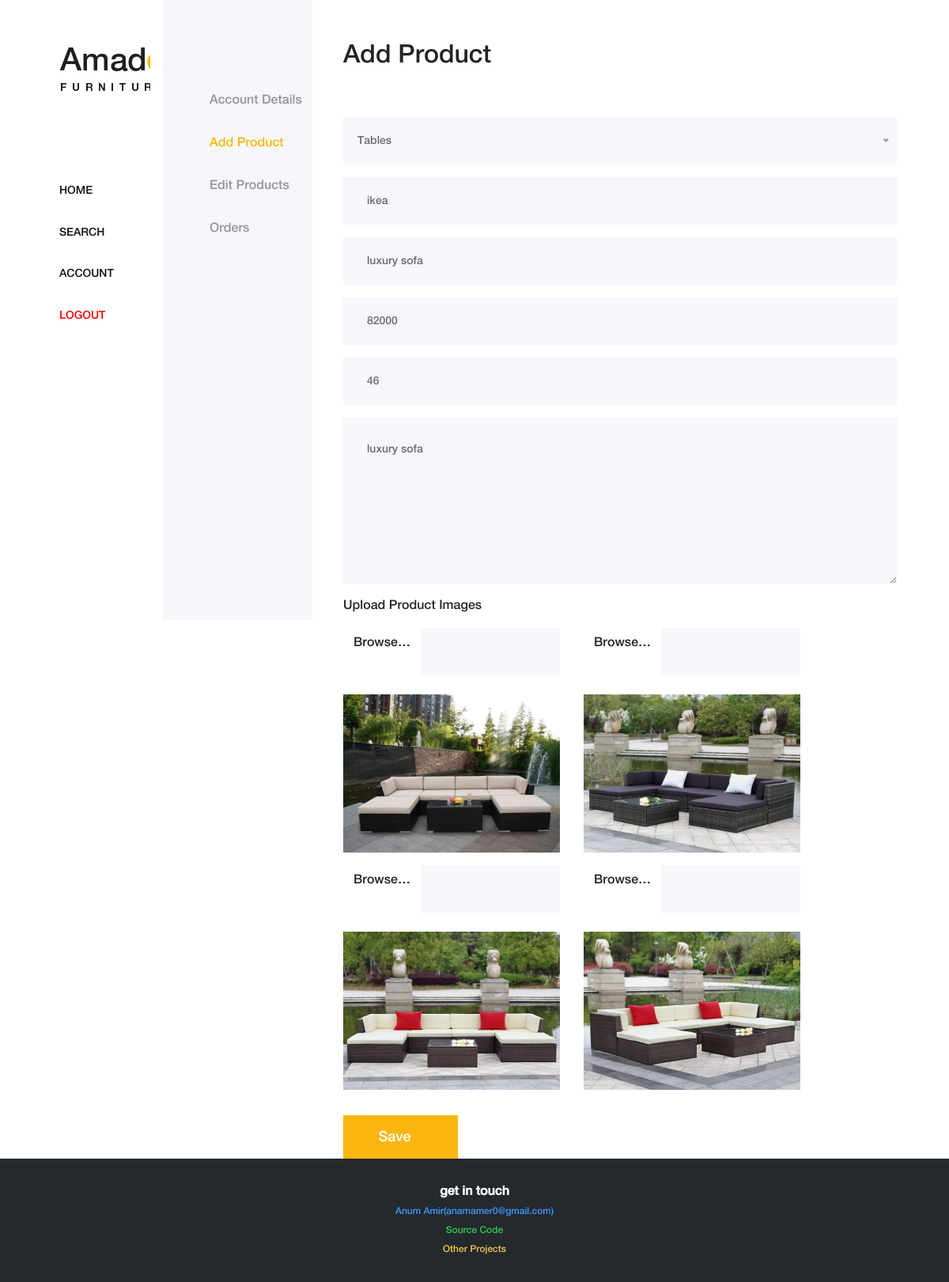
The page /admin/productManagment/editProduct.php?product_id=1 (signed in) on the database its author committed.
### tables this page shows
CREATE TABLE `products` (
  `id` int(11) NOT NULL,
  `category_id` int(11) NOT NULL,
  `brand` varchar(255) NOT NULL,
  `brand_soundex` varchar(255) NOT NULL,
  `name` varchar(255) NOT NULL,
  `name_soundex` varchar(255) NOT NULL,
  `description` text NOT NULL,
  `price` int(11) NOT NULL,
  `quantity` int(11) NOT NULL,
  `product_status` int(11) NOT NULL DEFAULT '1'
);

CREATE TABLE `product_images` (
  `id` int(11) NOT NULL,
  `product_id` int(11) NOT NULL,
  `image_name` varchar(255) NOT NULL,
  `image_number` int(11) NOT NULL
);

### admin/productManagment/editProduct.php (the view, shortened to what this page needs)
<?php
require_once '../../connect.php';
if (isset($_SESSION['userDetails']['0']['name']) && $_SESSION['userDetails']['0']['user_type'] == '0') {
if (isset($_GET['product_id'])) {
    $product_id = $_GET['product_id'];
    $productQuery = "SELECT * FROM products WHERE id = $product_id";
    $productQueryResult = mysqli_query($dbConnect, $productQuery);
    $imageQuery = "SELECT * FROM product_images WHERE product_id = $product_id";
    $imageQueryResult = mysqli_query($dbConnect, $imageQuery);
}
?>
<?php
}
?>
<!DOCTYPE html>
<html lang="en">
<head>
<?php
include '../../includes/amado/head.php';
?>
<link rel="stylesheet" href="../../myAssets/css/dashboard.css">
<link rel="stylesheet" href="../../myAssets/css/imageUpload.css">
</head>
<body>
<div class="main-content-wrapper d-flex clearfix row">
  <div class="col-12 col-md-2">
    <?php
    include_once '../../includes/amado/sideNavBar.php';
    ?>
  </div>
  <div class="col-12 col-md-2">
    <div class="shop_sidebar_area" id="sideBar">
      <div class="widget catagory mb-50">
        <div class="catagories-menu">
          <ul>
            <li>
              <a href="/amadoFurniture/admin/adminDashboard.php">Account Details</a>
            </li>
            <li class="active">
              <a href="addProduct.php">Add Product</a>
            </li>
            <li>
              <a href="viewAllProducts.php">Edit Products</a>
            </li>
            <li>
              <a href="#">Orders</a>
            </li>
          </ul>
      </div>
    </div>
    </div>
  </div>
  <div class="container col-12 col-md-8">
                    <div class="checkout_details_area mt-50 ml-4">
                        <div class="cart-title mb-5">
                            <h2>Add Product</h2>
                        </div>
                        <form action="" method="post" enctype="multipart/form-data">
                            <div class="row">
                              <?php if(mysqli_num_rows($productQueryResult)>0) {
                                  while($product = $productQueryResult->fetch_assoc()){
                                  ?>
                                <div class="col-11 mb-3" style="overflow-x: visible !important">
                                </div>
                                <div class="col-11 mb-3">
                                    <input type="text" class="form-control" value="<?php echo $product['brand'] ?>" name="brand" id="brand" placeholder = "Enter Brand">
                                </div>
                                <div class="col-11 mb-3">
                                    <input type="text" class="form-control" value="<?php echo $product['name'] ?>" name="name" id="name" placeholder = "Enter Name">
                                </div>
                                <div class="col-11 mb-3">
                                    <input type="number" class="form-control" value="<?php echo $product['price'] ?>" name="price" id="price" placeholder = "Enter Price">
                                </div>
                                <div class="col-11 mb-3">
                                    <input type="number" class="form-control" value="<?php echo $product['quantity'] ?>" name="quantity" id="quantity" placeholder = "Enter Quantity">
                                </div>
                                <div class="col-11 mb-3">
                                    <textarea class="form-control" name="description" id="description" placeholder = "Enter Product Description" rows="3"><?php echo $product['description'] ?></textarea>
                                </div>
                                <div class="col-11 mb-3">
                                  <label>Upload Product Images</label>
                                    <div class="row">
                                    <?php
                                    if(mysqli_num_rows($imageQueryResult)>0) {
                                        for($i=0; $productImage = $imageQueryResult->fetch_assoc(); $i++){
                                          ?>
                                      <div class="form-group col-md-5">
                                        <div class="input-group">
                                          <span class="input-group-btn">
                                            <span class="btn btn-default btn-file<?php echo $i ?> btn-file-style">
                                              Browse…
                                            </span>
                                          </span>
                                          <input type="text" class="form-control" readonly>
                                        </div>
                                        <br>
                                        <img id='img-upload<?php echo $i ?>' src="../../myAssets/images/productImages/<?php if ($i == $productImage['image_number']) echo $productImage['image_name']?>" style="width: 25vw; height: 25vh"/>
                                        <br>
                                      </div>
                                      <?php
                                      }
                                    }
                                    ?>
                                    </div>
                                </div>
                                <?php
                                }
                              }
                              ?>
                              <div style="overflow:hidden">
                                <button type="submit" name="edit_product" class="confirm btn amado-btn">
                                    Save
                                </button>
                              </div>
                            </div>
                        </form>
                    </div>
  </div>
</div>
    <?php
    include_once '../../includes/amado/footer.php';
    ?>
</body>
</html>

### myAssets/amado/css/core-style.css (style rules this page uses)
* { margin: 0; padding: 0; }
body { font-family: "helveticaneuemedium"; font-size: 16px; }
h1, h2, h3, h4, h5, h6 { color: #242424; line-height: 1.3; font-weight: 400; }
a { -webkit-transition: all 500ms ease 0s; transition: all 500ms ease 0s; text-decoration: none; outline: 0 solid transparent; color: #131212; font-weight: 400; font-size: 12px; }
ul, ol { margin: 0; }
ul li, ol li { list-style: none; }
img { height: auto; max-width: 100%; }
.mt-50 { margin-top: 50px !important; }
.mb-50 { margin-bottom: 50px !important; }
.amado-btn { display: inline-block; min-width: 160px; height: 55px; color: #ffffff; border: none; border-radius: 0; padding: 0 7px; font-size: 18px; line-height: 56px; background-color: #fbb710; font-weight: 400; }
.main-content-wrapper { position: relative; z-index: 1; -webkit-transition-duration: 500ms; transition-duration: 500ms; -ms-flex-wrap: wrap; flex-wrap: wrap; }
.main-content-wrapper .shop_sidebar_area { position: relative; z-index: 1; -webkit-box-flex: 0; -ms-flex: 0 0 230px; flex: 0 0 230px; width: 230px; max-width: 230px; background-color: #f5f7fa; padding: 100px 40px; }
.widget { position: relative; z-index: 1; }
.widget .catagories-menu li a { text-transform: capitalize; font-size: 16px; padding: 15px 0 15px 20px; display: block; font-weight: 400; color: #959595; }
.widget .catagories-menu li.active a { color: #fbb710; }
.checkout_details_area form .form-control { height: 60px; border: none; border-radius: 0; background-color: #f5f7fa; padding: 30px; color: #6b6b6b; font-size: 14px; }
.checkout_details_area form textarea.form-control { height: 210px; }

### myAssets/css/dashboard.css (style rules this page uses)
* { overflow-x: hidden; }
@media (min-width: 768px) { #sideBar { min-height: 98vh; } }

### myAssets/css/imageUpload.css (style rules this page uses)
.btn-file-style { position: relative; overflow: hidden; }

### rows shown on the page
products: brand "ikea", name "luxury sofa", price "82000", quantity "46", description "luxury sofa"
product_images: image_name (picture)
product_images: image_name (picture)
product_images: image_name (picture)
product_images: image_name (picture)
